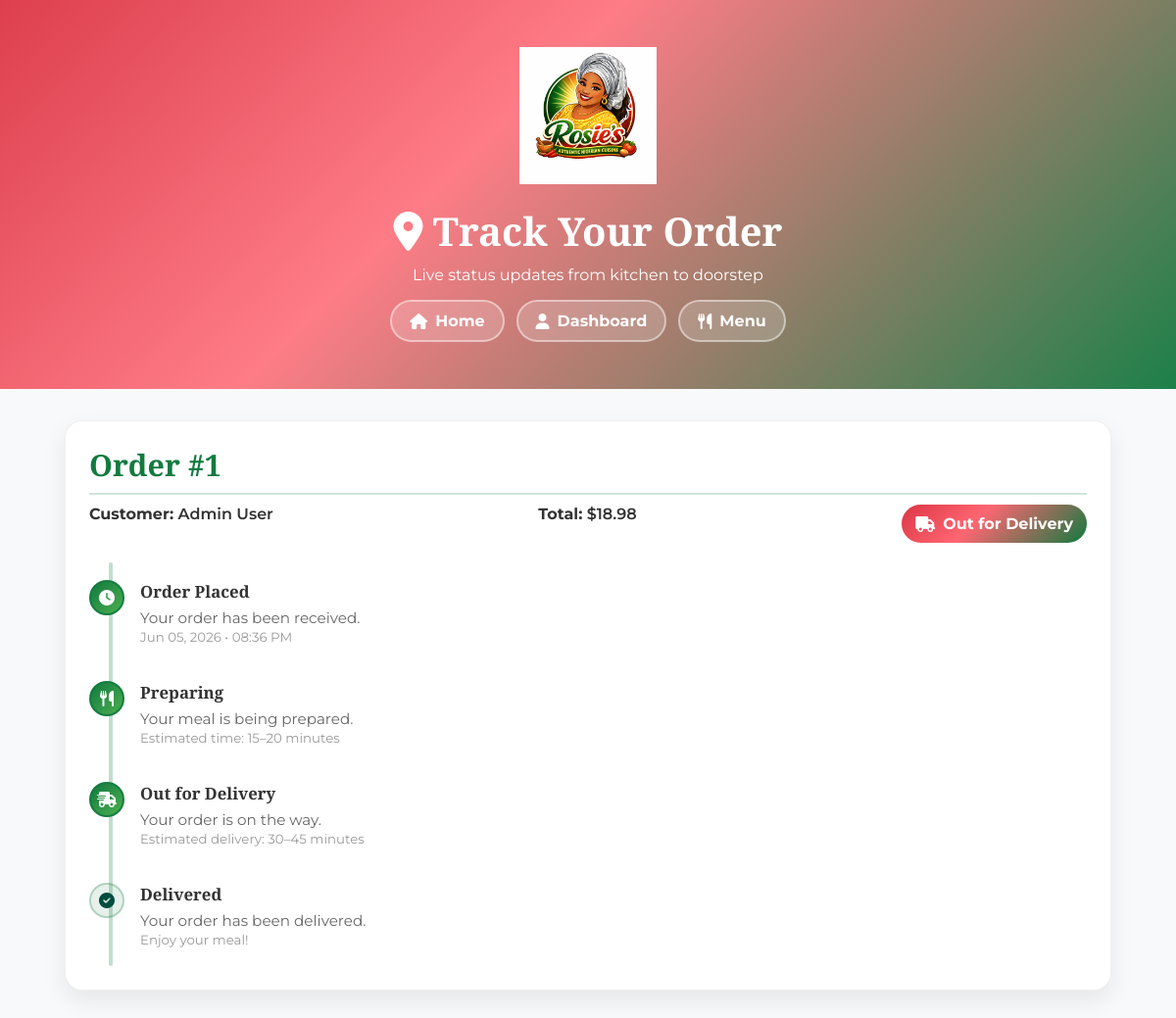
Screenshot of /track-order/1 with the database file from the repository.
### index.py (models this page shows, shortened)
class Order(db.Model):
    __tablename__ = 'orders'
    id = db.Column(db.Integer, primary_key=True)
    user_id = db.Column(db.Integer, db.ForeignKey('users.id'), nullable=False)
    customer_name = db.Column(db.String(100), nullable=False)
    customer_phone = db.Column(db.String(20), nullable=False)
    customer_address = db.Column(db.Text, nullable=False)
    total = db.Column(db.Float, nullable=False)
    payment_method = db.Column(db.String(50), nullable=False)
    status = db.Column(db.String(50), default='Pending')
    created_at = db.Column(db.DateTime, default=datetime.utcnow)
    estimated_delivery = db.Column(db.DateTime)
    items = db.relationship('OrderItem', backref='order', lazy=True, cascade='all, delete-orphan')
    status_history = db.relationship('OrderStatusHistory', backref='order', lazy=True, cascade='all, delete-orphan')

### index.py (the view)
@app.route('/track-order/<int:order_id>')
def track_order(order_id):
    order = Order.query.get_or_404(order_id)
    if session.get('user_logged_in'):
        user_id = session.get('user_id')
        if order.user_id != user_id:
            flash('You can only track your own orders.', 'error')
            return redirect(url_for('user_dashboard'))
    return render_template('track_order.html', order=order)

### index.py (called while the page is built)
@app.context_processor
def inject_datetime():
    return dict(datetime=datetime, timedelta=timedelta)

@app.context_processor
def inject_user():
    user = None
    if session.get('user_logged_in'):
        user_id = session.get('user_id')
        if user_id:
            user = User.query.get(user_id)
    return dict(user=user)

### templates/track_order.html (shortened to what this page needs)
<!DOCTYPE html>
<html lang="en">
<head>
  <link rel="stylesheet" href="https://cdnjs.cloudflare.com/ajax/libs/font-awesome/6.4.0/css/all.min.css">
</head>
<body>
  <div class="hero-header">
    <img src="/static/images/rosies.png" class="hero-logo" alt="Rosie's Logo">
    <h1><i class="fas fa-map-marker-alt"></i> Track Your Order</h1>
    <p>Live status updates from kitchen to doorstep</p>
    <div class="nav-buttons">
      <a href="{{ url_for('home') }}" class="nav-btn"><i class="fas fa-home"></i> Home</a>
      <a href="{{ url_for('user_dashboard') }}" class="nav-btn"><i class="fas fa-user"></i> Dashboard</a>
      <a href="{{ url_for('menu') }}" class="nav-btn"><i class="fas fa-utensils"></i> Menu</a>
    </div>
  </div>
  <div class="container">
    <div class="track-card">
      <h2>Order #{{ order.id }}</h2>
      <div class="order-details">
        <span><strong>Customer:</strong> {{ order.customer_name }}</span>
        <span><strong>Total:</strong> ${{ "%.2f"|format(order.total) }}</span>
        <span class="status-badge"><i class="fas fa-truck"></i> {{ order.status }}</span>
      </div>
      <div class="timeline">
        <div class="step {% if order.status in ['Pending', 'Preparing', 'Out for Delivery', 'Delivered'] %}completed{% endif %}">
          <div class="step-icon"><i class="fas fa-clock"></i></div>
          <div class="step-info">
            <h3>Order Placed</h3>
            <p>Your order has been received.</p>
            <small>{{ order.created_at.strftime('%b %d, %Y • %I:%M %p') }}</small>
          </div>
        </div>
        <div class="step {% if order.status in ['Preparing', 'Out for Delivery', 'Delivered'] %}completed{% endif %}">
          <div class="step-icon"><i class="fas fa-utensils"></i></div>
          <div class="step-info">
            <h3>Preparing</h3>
            <p>Your meal is being prepared.</p>
            <small>Estimated time: 15–20 minutes</small>
          </div>
        </div>
        <div class="step {% if order.status in ['Out for Delivery', 'Delivered'] %}completed{% endif %}">
          <div class="step-icon"><i class="fas fa-truck-fast"></i></div>
          <div class="step-info">
            <h3>Out for Delivery</h3>
            <p>Your order is on the way.</p>
            <small>Estimated delivery: 30–45 minutes</small>
          </div>
        </div>
        <div class="step {% if order.status == 'Delivered' %}completed{% endif %}">
          <div class="step-icon"><i class="fas fa-check-circle"></i></div>
          <div class="step-info">
            <h3>Delivered</h3>
            <p>Your order has been delivered.</p>
            <small>Enjoy your meal!</small>
          </div>
        </div>
      </div>
    </div>
  </div>
</body>
</html>

### templates/track_order.html (style rules this page uses)
:root { --color-primary: 17,122,63; --color-primary-light: 76,175,80; --color-primary-dark: 0,77,64; --color-danger: 220,53,69; --color-danger-light: 255,102,114; --font-heading: 'Playfair Display', serif; --font-body: 'Montserrat', sans-serif; }
* { box-sizing: border-box; margin: 0; padding: 0; }
body { font-family: var(--font-body); background: #f8f9fa; color: #333; }
.hero-header { background: linear-gradient(135deg, rgba(var(--color-danger),0.95) 0%, rgba(var(--color-danger-light),0.85) 40%, rgba(var(--color-primary),0.95) 100%); color: #fff; padding: 3rem 2rem; text-align: center; }
.hero-header h1 { font-family: var(--font-heading); font-size: 2.5rem; margin-bottom: 0.5rem; }
.hero-logo { max-width: 140px; margin-bottom: 1rem; }
.container { max-width: 1100px; margin: 2rem auto; padding: 0 1rem; }
.nav-buttons { display: flex; justify-content: center; gap: 12px; margin-top: 16px; flex-wrap: wrap; }
.nav-btn { display: inline-flex; align-items: center; gap: 8px; padding: 10px 18px; border-radius: 999px; border: 2px solid rgba(255,255,255,0.45); background: rgba(255,255,255,0.18); color: #fff; font-weight: 700; text-decoration: none; transition: all 0.3s ease; }
.track-card { background: #fff; border-radius: 18px; padding: 24px; box-shadow: 0 10px 25px rgba(0,0,0,0.08); border: 1px solid rgba(0,0,0,0.06); }
.track-card h2 { font-family: var(--font-heading); color: rgb(var(--color-primary)); font-size: 1.9rem; margin-bottom: 10px; border-bottom: 2px solid rgba(17,122,63,0.2); padding-bottom: 8px; }
.order-details { display: flex; justify-content: space-between; gap: 10px; flex-wrap: wrap; margin-bottom: 18px; font-weight: 600; }
.status-badge { display: inline-flex; align-items: center; gap: 8px; padding: 10px 14px; border-radius: 999px; font-weight: 700; background: linear-gradient(135deg, rgba(var(--color-danger),1) 0%, rgba(var(--color-danger-light),1) 40%, rgba(var(--color-primary),1) 100%); color: #fff; }
.timeline { position: relative; margin-top: 20px; }
.timeline::before { content: ''; position: absolute; left: 20px; top: 0; bottom: 0; width: 4px; background: rgba(var(--color-primary), 0.25); border-radius: 4px; }
.step { display: flex; gap: 16px; align-items: flex-start; padding: 18px 0; position: relative; }
.step-icon { width: 36px; height: 36px; border-radius: 50%; display: flex; align-items: center; justify-content: center; background: rgba(var(--color-primary), 0.1); border: 2px solid rgba(var(--color-primary), 0.25); color: rgb(var(--color-primary-dark)); font-weight: 700; }
.step.completed .step-icon { background: linear-gradient(135deg, rgba(var(--color-primary),1) 0%, rgba(var(--color-primary-light),1) 100%); border-color: rgba(var(--color-primary), 0.9); color: #fff; }
.step-info h3 { font-family: var(--font-heading); margin-bottom: 6px; font-size: 1.05rem; }
.step-info p { color: #666; font-size: 0.95rem; }
.step-info small { color: #999; }

### rows the page displays
Order: id "1", customer_name "Admin User", total "18.98", status "Out for Delivery", created_at "Jun 05, 2026 • 08:36 PM"
